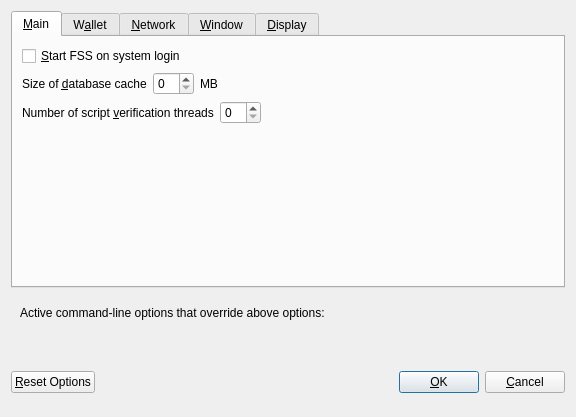
<?xml version="1.0" encoding="UTF-8"?>
<ui version="4.0">
 <class>OptionsDialog</class>
 <widget class="QDialog" name="OptionsDialog">
  <property name="geometry">
   <rect>
    <x>0</x>
    <y>0</y>
    <width>576</width>
    <height>417</height>
   </rect>
  </property>
  <property name="windowTitle">
   <string>Options</string>
  </property>
  <property name="modal">
   <bool>true</bool>
  </property>
  <layout class="QVBoxLayout" name="verticalLayout">
   <item>
    <widget class="QTabWidget" name="tabWidget">
     <property name="currentIndex">
      <number>0</number>
     </property>
     <widget class="QWidget" name="tabMain">
      <attribute name="title">
       <string>&amp;Main</string>
      </attribute>
      <layout class="QVBoxLayout" name="verticalLayout_Main">
       <item>
        <widget class="QCheckBox" name="bitcoinAtStartup">
         <property name="toolTip">
          <string>Automatically start FSS after logging in to the system.</string>
         </property>
         <property name="text">
          <string>&amp;Start FSS on system login</string>
         </property>
        </widget>
       </item>
       <item>
        <layout class="QHBoxLayout" name="horizontalLayout_2_Main">
         <item>
          <widget class="QLabel" name="databaseCacheLabel">
           <property name="text">
            <string>Size of &amp;database cache</string>
           </property>
           <property name="textFormat">
            <enum>Qt::PlainText</enum>
           </property>
           <property name="buddy">
            <cstring>databaseCache</cstring>
           </property>
          </widget>
         </item>
         <item>
          <widget class="QSpinBox" name="databaseCache"/>
         </item>
         <item>
          <widget class="QLabel" name="databaseCacheUnitLabel">
           <property name="text">
            <string>MB</string>
           </property>
           <property name="textFormat">
            <enum>Qt::PlainText</enum>
           </property>
          </widget>
         </item>
         <item>
          <spacer name="horizontalSpacer_2_Main">
           <property name="orientation">
            <enum>Qt::Horizontal</enum>
           </property>
           <property name="sizeHint" stdset="0">
            <size>
             <width>40</width>
             <height>20</height>
            </size>
           </property>
          </spacer>
         </item>
        </layout>
       </item>
       <item>
        <layout class="QHBoxLayout" name="horizontalLayout_3_Main">
         <item>
          <widget class="QLabel" name="threadsScriptVerifLabel">
           <property name="text">
            <string>Number of script &amp;verification threads</string>
           </property>
           <property name="textFormat">
            <enum>Qt::PlainText</enum>
           </property>
           <property name="buddy">
            <cstring>threadsScriptVerif</cstring>
           </property>
          </widget>
         </item>
         <item>
          <widget class="QSpinBox" name="threadsScriptVerif">
           <property name="toolTip">
            <string>(0 = auto, &lt;0 = leave that many cores free)</string>
           </property>
          </widget>
         </item>
         <item>
          <spacer name="horizontalSpacer_3_Main">
           <property name="orientation">
            <enum>Qt::Horizontal</enum>
           </property>
           <property name="sizeHint" stdset="0">
            <size>
             <width>40</width>
             <height>20</height>
            </size>
           </property>
          </spacer>
         </item>
        </layout>
       </item>
       <item>
        <spacer name="verticalSpacer_Main">
         <property name="orientation">
          <enum>Qt::Vertical</enum>
         </property>
         <property name="sizeHint" stdset="0">
          <size>
           <width>20</width>
           <height>40</height>
          </size>
         </property>
        </spacer>
       </item>
      </layout>
     </widget>
     <widget class="QWidget" name="tabWallet">
      <attribute name="title">
       <string>W&amp;allet</string>
      </attribute>
      <layout class="QVBoxLayout" name="verticalLayout_Wallet">
       <item>
        <widget class="QGroupBox" name="groupBox">
         <property name="title">
          <string>Expert</string>
         </property>
         <layout class="QVBoxLayout" name="verticalLayout_2">
          <item>
           <widget class="QCheckBox" name="coinControlFeatures">
            <property name="toolTip">
             <string>Whether to show coin control features or not.</string>
            </property>
            <property name="text">
             <string>Enable coin &amp;control features</string>
            </property>
           </widget>
          </item>
          <item>
           <widget class="QCheckBox" name="showMasternodesTab">
            <property name="toolTip">
             <string>Show additional tab listing all your masternodes in first sub-tab&lt;br/&gt;and all masternodes on the network in second sub-tab.</string>
            </property>
            <property name="text">
             <string>Show Masternodes Tab</string>
            </property>
           </widget>
          </item>
          <item>
           <widget class="QCheckBox" name="spendZeroConfChange">
            <property name="toolTip">
             <string>If you disable the spending of unconfirmed change, the change from a transaction&lt;br/&gt;cannot be used until that transaction has at least one confirmation.&lt;br/&gt;This also affects how your balance is computed.</string>
            </property>
            <property name="text">
             <string>&amp;Spend unconfirmed change</string>
            </property>
           </widget>
          </item>
         </layout>
        </widget>
       </item>
       <item>
        <spacer name="verticalSpacer_Wallet">
         <property name="orientation">
          <enum>Qt::Vertical</enum>
         </property>
         <property name="sizeHint" stdset="0">
          <size>
           <width>20</width>
           <height>40</height>
          </size>
         </property>
        </spacer>
       </item>
      </layout>
     </widget>
     <widget class="QWidget" name="tabNetwork">
      <attribute name="title">
       <string>&amp;Network</string>
      </attribute>
      <layout class="QVBoxLayout" name="verticalLayout_Network">
       <item>
        <widget class="QCheckBox" name="mapPortUpnp">
         <property name="toolTip">
          <string>Automatically open the FSS client port on the router. This only works when your router supports UPnP and it is enabled.</string>
         </property>
         <property name="text">
          <string>Map port using &amp;UPnP</string>
         </property>
        </widget>
       </item>
       <item>
        <widget class="QCheckBox" name="allowIncoming">
         <property name="toolTip">
          <string>Accept connections from outside</string>
         </property>
         <property name="text">
          <string>Allow incoming connections</string>
         </property>
        </widget>
       </item>
       <item>
        <widget class="QCheckBox" name="connectSocks">
         <property name="toolTip">
          <string>Connect to the FSS network through a SOCKS5 proxy.</string>
         </property>
         <property name="text">
          <string>&amp;Connect through SOCKS5 proxy (default proxy):</string>
         </property>
        </widget>
       </item>
       <item>
        <layout class="QHBoxLayout" name="horizontalLayout_1_Network">
         <item>
          <widget class="QLabel" name="proxyIpLabel">
           <property name="text">
            <string>Proxy &amp;IP:</string>
           </property>
           <property name="textFormat">
            <enum>Qt::PlainText</enum>
           </property>
           <property name="buddy">
            <cstring>proxyIp</cstring>
           </property>
          </widget>
         </item>
         <item>
          <widget class="QValidatedLineEdit" name="proxyIp">
           <property name="minimumSize">
            <size>
             <width>140</width>
             <height>0</height>
            </size>
           </property>
           <property name="maximumSize">
            <size>
             <width>140</width>
             <height>16777215</height>
            </size>
           </property>
           <property name="toolTip">
            <string>IP address of the proxy (e.g. IPv4: 127.0.0.1 / IPv6: ::1)</string>
           </property>
          </widget>
         </item>
         <item>
          <widget class="QLabel" name="proxyPortLabel">
           <property name="text">
            <string>&amp;Port:</string>
           </property>
           <property name="textFormat">
            <enum>Qt::PlainText</enum>
           </property>
           <property name="buddy">
            <cstring>proxyPort</cstring>
           </property>
          </widget>
         </item>
         <item>
          <widget class="QLineEdit" name="proxyPort">
           <property name="minimumSize">
            <size>
             <width>55</width>
             <height>0</height>
            </size>
           </property>
           <property name="maximumSize">
            <size>
             <width>55</width>
             <height>16777215</height>
            </size>
           </property>
           <property name="toolTip">
            <string>Port of the proxy (e.g. 9050)</string>
           </property>
          </widget>
         </item>
         <item>
          <spacer name="horizontalSpacer_1_Network">
           <property name="orientation">
            <enum>Qt::Horizontal</enum>
           </property>
           <property name="sizeHint" stdset="0">
            <size>
             <width>40</width>
             <height>20</height>
            </size>
           </property>
          </spacer>
         </item>
        </layout>
       </item>
       <item>
        <spacer name="verticalSpacer_Network">
         <property name="orientation">
          <enum>Qt::Vertical</enum>
         </property>
         <property name="sizeHint" stdset="0">
          <size>
           <width>20</width>
           <height>40</height>
          </size>
         </property>
        </spacer>
       </item>
      </layout>
     </widget>
     <widget class="QWidget" name="tabWindow">
      <attribute name="title">
       <string>&amp;Window</string>
      </attribute>
      <layout class="QVBoxLayout" name="verticalLayout_Window">
       <item>
        <widget class="QCheckBox" name="minimizeToTray">
         <property name="toolTip">
          <string>Show only a tray icon after minimizing the window.</string>
         </property>
         <property name="text">
          <string>&amp;Minimize to the tray instead of the taskbar</string>
         </property>
        </widget>
       </item>
       <item>
        <widget class="QCheckBox" name="minimizeOnClose">
         <property name="toolTip">
          <string>Minimize instead of exit the application when the window is closed. When this option is enabled, the application will be closed only after selecting Quit in the menu.</string>
         </property>
         <property name="text">
          <string>M&amp;inimize on close</string>
         </property>
        </widget>
       </item>
       <item>
        <spacer name="verticalSpacer_Window">
         <property name="orientation">
          <enum>Qt::Vertical</enum>
         </property>
         <property name="sizeHint" stdset="0">
          <size>
           <width>20</width>
           <height>40</height>
          </size>
         </property>
        </spacer>
       </item>
      </layout>
     </widget>
     <widget class="QWidget" name="tabDisplay">
      <attribute name="title">
       <string>&amp;Display</string>
      </attribute>
      <layout class="QVBoxLayout" name="verticalLayout_Display">
       <item>
        <layout class="QHBoxLayout" name="horizontalLayout_1_Display">
         <item>
          <widget class="QLabel" name="langLabel">
           <property name="text">
            <string>User Interface &amp;language:</string>
           </property>
           <property name="textFormat">
            <enum>Qt::PlainText</enum>
           </property>
           <property name="buddy">
            <cstring>lang</cstring>
           </property>
          </widget>
         </item>
         <item>
          <widget class="QValueComboBox" name="lang">
           <property name="toolTip">
            <string>The user interface language can be set here. This setting will take effect after restarting FSS.</string>
           </property>
          </widget>
         </item>
        </layout>
       </item>
       <item>
        <widget class="QLabel" name="label_3">
         <property name="toolTip">
          <string notr="true"/>
         </property>
         <property name="statusTip">
          <string notr="true"/>
         </property>
         <property name="whatsThis">
          <string notr="true"/>
         </property>
         <property name="accessibleName">
          <string notr="true"/>
         </property>
         <property name="text">
          <string>Language missing or translation incomplete? Help contributing translations here:
https://www.transifex.com/fss-project/fss-project-translations</string>
         </property>
         <property name="wordWrap">
          <bool>true</bool>
         </property>
         <property name="openExternalLinks">
          <bool>true</bool>
         </property>
         <property name="textInteractionFlags">
          <set>Qt::TextBrowserInteraction</set>
         </property>
        </widget>
       </item>
       <item>
        <layout class="QHBoxLayout" name="horizontalLayout_4_Display" stretch="0,0">
         <item>
          <widget class="QLabel" name="themeLabel">
           <property name="text">
            <string>User Interface Theme:</string>
           </property>
          </widget>
         </item>
         <item>
          <widget class="QValueComboBox" name="theme"/>
         </item>
        </layout>
       </item>
       <item>
        <widget class="Line" name="line">
         <property name="orientation">
          <enum>Qt::Horizontal</enum>
         </property>
        </widget>
       </item>
       <item>
        <layout class="QHBoxLayout" name="horizontalLayout_2_Display">
         <item>
          <widget class="QLabel" name="unitLabel">
           <property name="text">
            <string>&amp;Unit to show amounts in:</string>
           </property>
           <property name="textFormat">
            <enum>Qt::PlainText</enum>
           </property>
           <property name="buddy">
            <cstring>unit</cstring>
           </property>
          </widget>
         </item>
         <item>
          <widget class="QValueComboBox" name="unit">
           <property name="toolTip">
            <string>Choose the default subdivision unit to show in the interface and when sending coins.</string>
           </property>
          </widget>
         </item>
        </layout>
       </item>
       <item>
        <layout class="QHBoxLayout" name="horizontalLayout_5_Display">
         <item>
          <widget class="QLabel" name="digitsLabel">
           <property name="text">
            <string>Decimal digits</string>
           </property>
          </widget>
         </item>
         <item>
          <widget class="QValueComboBox" name="digits"/>
         </item>
        </layout>
       </item>
       <item>
        <layout class="QHBoxLayout" name="horizontalLayout_3_Display">
         <item>
          <widget class="QLabel" name="thirdPartyTxUrlsLabel">
           <property name="toolTip">
            <string>Third party URLs (e.g. a block explorer) that appear in the transactions tab as context menu items. %s in the URL is replaced by transaction hash. Multiple URLs are separated by vertical bar |.</string>
           </property>
           <property name="text">
            <string>Third party transaction URLs</string>
           </property>
           <property name="buddy">
            <cstring>thirdPartyTxUrls</cstring>
           </property>
          </widget>
         </item>
         <item>
          <widget class="QLineEdit" name="thirdPartyTxUrls">
           <property name="toolTip">
            <string>Third party URLs (e.g. a block explorer) that appear in the transactions tab as context menu items. %s in the URL is replaced by transaction hash. Multiple URLs are separated by vertical bar |.</string>
           </property>
          </widget>
         </item>
        </layout>
       </item>
       <item>
        <spacer name="verticalSpacer">
         <property name="orientation">
          <enum>Qt::Vertical</enum>
         </property>
         <property name="sizeHint" stdset="0">
          <size>
           <width>20</width>
           <height>40</height>
          </size>
         </property>
        </spacer>
       </item>
      </layout>
     </widget>
    </widget>
   </item>
   <item>
    <widget class="QFrame" name="frame">
     <layout class="QVBoxLayout" name="verticalLayout_Bottom">
      <item>
       <layout class="QHBoxLayout" name="horizontalLayout_Bottom">
        <item>
         <widget class="QLabel" name="overriddenByCommandLineInfoLabel">
          <property name="text">
           <string>Active command-line options that override above options:</string>
          </property>
          <property name="textFormat">
           <enum>Qt::PlainText</enum>
          </property>
         </widget>
        </item>
        <item>
         <spacer name="horizontalSpacer_Bottom">
          <property name="orientation">
           <enum>Qt::Horizontal</enum>
          </property>
          <property name="sizeHint" stdset="0">
           <size>
            <width>40</width>
            <height>20</height>
           </size>
          </property>
         </spacer>
        </item>
       </layout>
      </item>
      <item>
       <widget class="QLabel" name="overriddenByCommandLineLabel">
        <property name="text">
         <string/>
        </property>
        <property name="textFormat">
         <enum>Qt::PlainText</enum>
        </property>
        <property name="wordWrap">
         <bool>true</bool>
        </property>
       </widget>
      </item>
     </layout>
    </widget>
   </item>
   <item>
    <layout class="QHBoxLayout" name="horizontalLayout_Buttons">
     <item>
      <widget class="QPushButton" name="resetButton">
       <property name="toolTip">
        <string>Reset all client options to default.</string>
       </property>
       <property name="text">
        <string>&amp;Reset Options</string>
       </property>
       <property name="autoDefault">
        <bool>false</bool>
       </property>
      </widget>
     </item>
     <item>
      <spacer name="horizontalSpacer_1">
       <property name="orientation">
        <enum>Qt::Horizontal</enum>
       </property>
       <property name="sizeHint" stdset="0">
        <size>
         <width>40</width>
         <height>48</height>
        </size>
       </property>
      </spacer>
     </item>
     <item>
      <widget class="QLabel" name="statusLabel">
       <property name="minimumSize">
        <size>
         <width>200</width>
         <height>0</height>
        </size>
       </property>
       <property name="font">
        <font>
         <weight>75</weight>
         <bold>true</bold>
        </font>
       </property>
       <property name="text">
        <string/>
       </property>
       <property name="textFormat">
        <enum>Qt::PlainText</enum>
       </property>
       <property name="wordWrap">
        <bool>true</bool>
       </property>
      </widget>
     </item>
     <item>
      <spacer name="horizontalSpacer_2">
       <property name="orientation">
        <enum>Qt::Horizontal</enum>
       </property>
       <property name="sizeHint" stdset="0">
        <size>
         <width>40</width>
         <height>48</height>
        </size>
       </property>
      </spacer>
     </item>
     <item>
      <widget class="QPushButton" name="okButton">
       <property name="text">
        <string>&amp;OK</string>
       </property>
       <property name="autoDefault">
        <bool>false</bool>
       </property>
       <property name="default">
        <bool>true</bool>
       </property>
      </widget>
     </item>
     <item>
      <widget class="QPushButton" name="cancelButton">
       <property name="text">
        <string>&amp;Cancel</string>
       </property>
       <property name="autoDefault">
        <bool>false</bool>
       </property>
      </widget>
     </item>
    </layout>
   </item>
  </layout>
 </widget>
 <customwidgets>
  <customwidget>
   <class>QValidatedLineEdit</class>
   <extends>QLineEdit</extends>
   <header>qvalidatedlineedit.h</header>
  </customwidget>
  <customwidget>
   <class>QValueComboBox</class>
   <extends>QComboBox</extends>
   <header>qvaluecombobox.h</header>
  </customwidget>
 </customwidgets>
 <resources/>
 <connections/>
</ui>
